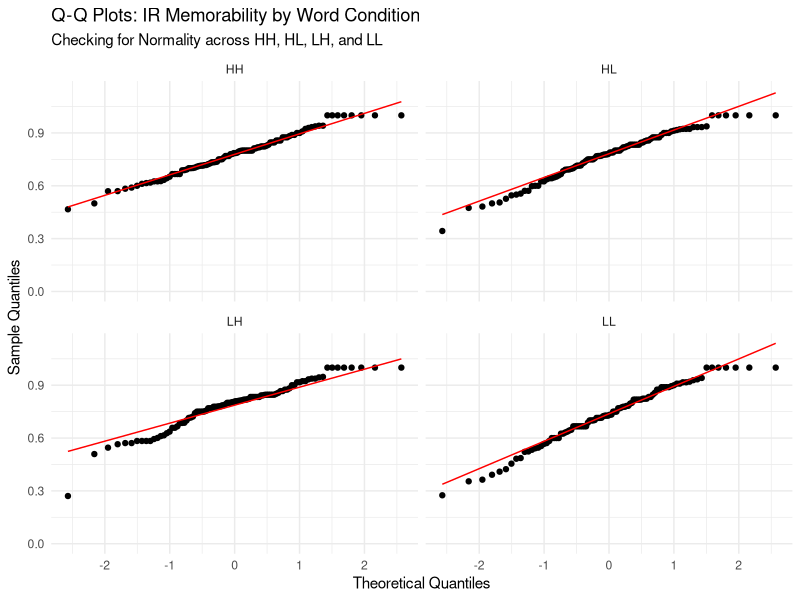
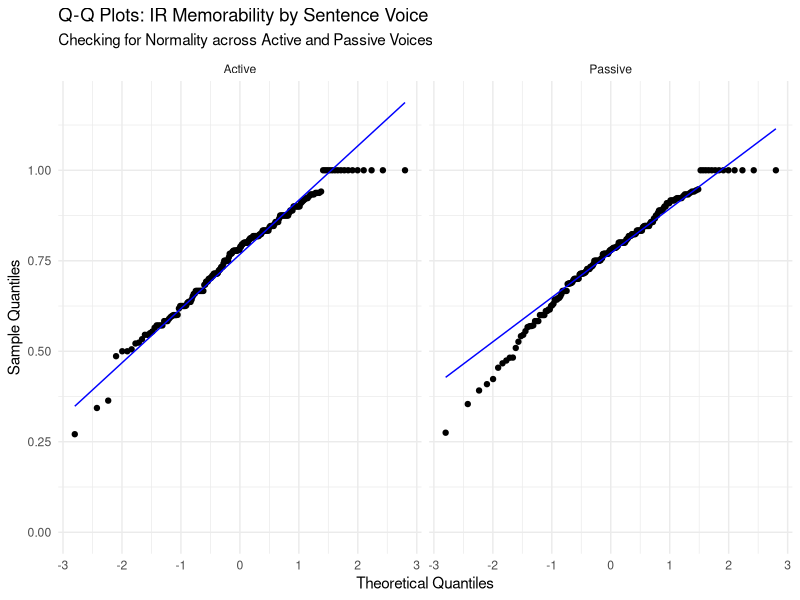
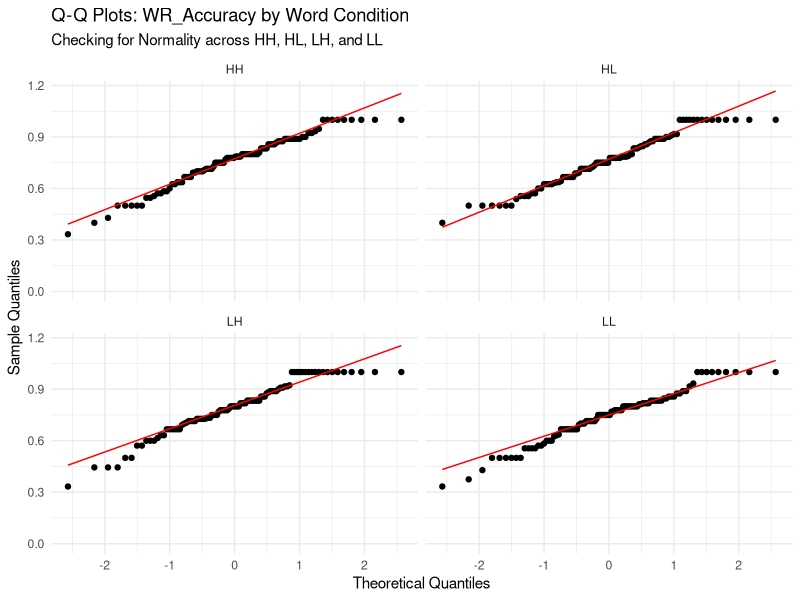
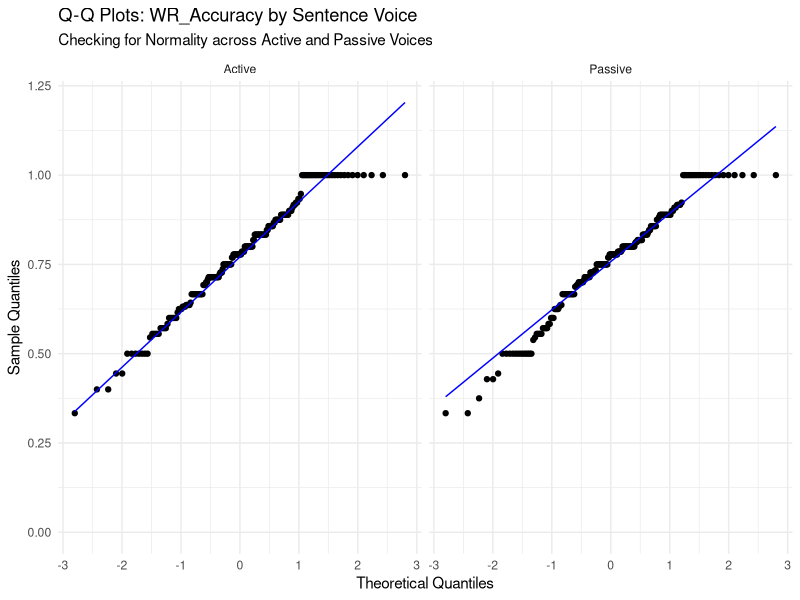
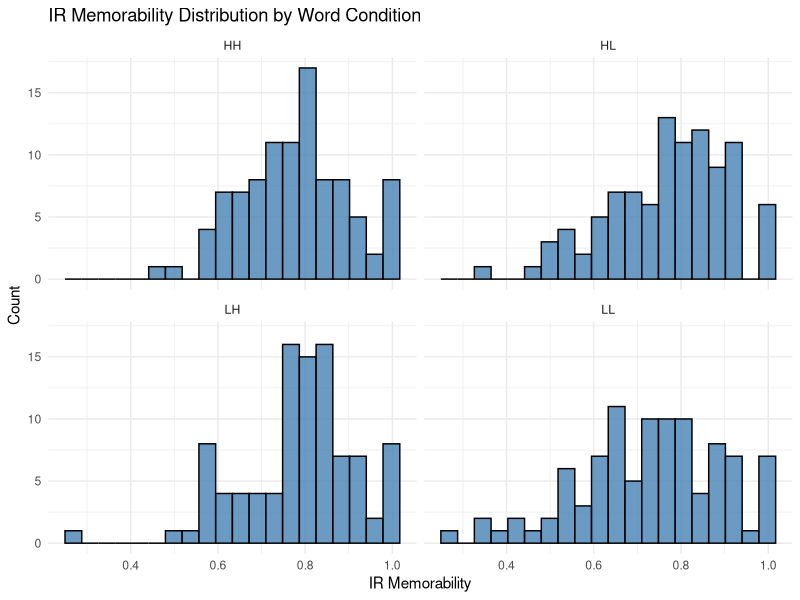
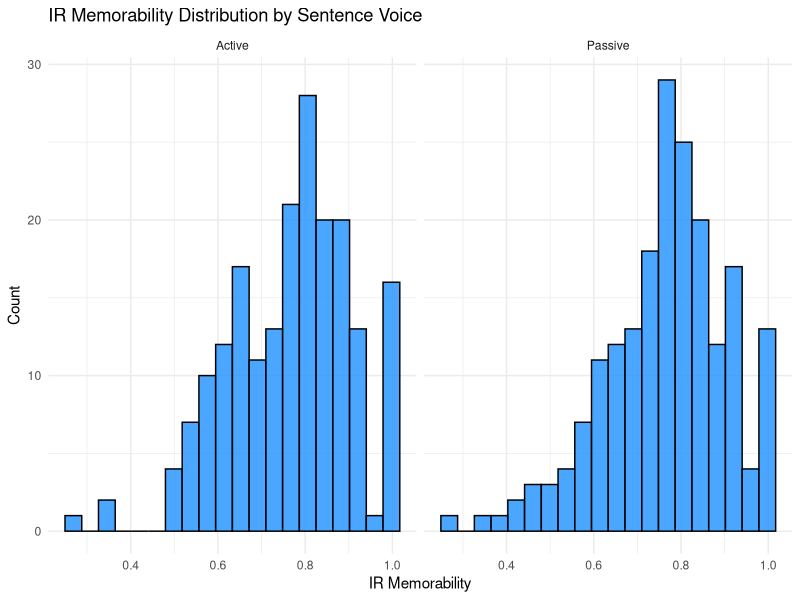
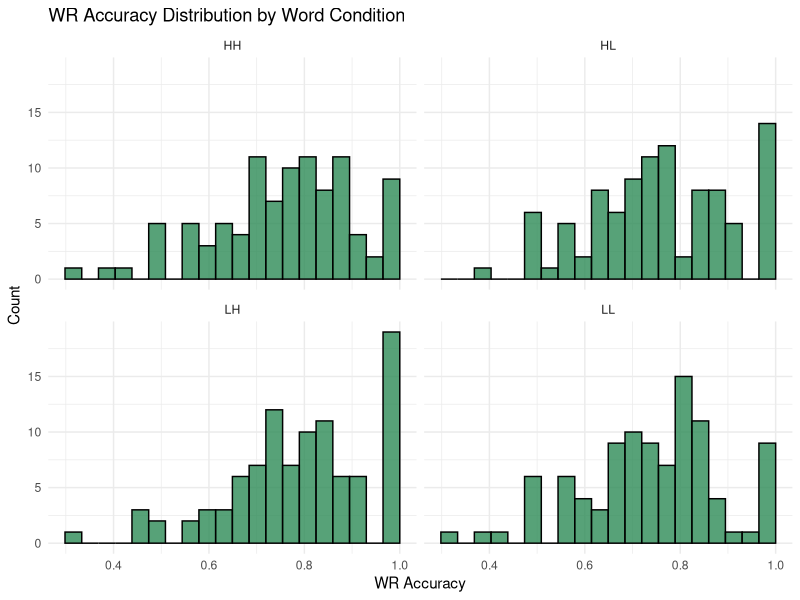
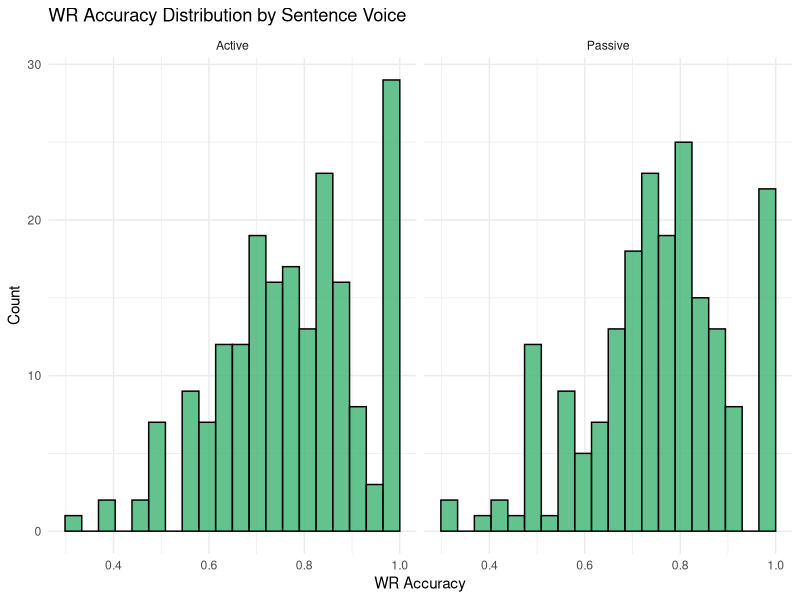

Write the R code that produced these figures, in order.
## ---- chunk 1
library(tidyverse)
library(stringr)
## ---- chunk 2
raw_dataset <- read_csv(
  "sentence_memorability_data.csv",
  na = c("", "NA", "N/A"),
  show_col_types = FALSE
)

aggregated_matrix <- raw_dataset %>%
  filter(isTarget == TRUE) %>%
  arrange(participant_ID, Stimulus, Timestamp) %>%
  mutate(
    # mapping conditions
    Word_Condition = case_when(
  str_detect(Stimulus, "^HH_")  ~ "HH",
  str_detect(Stimulus, "^HVL_") ~ "HL",
  str_detect(Stimulus, "^LVH_") ~ "LH",
  str_detect(Stimulus, "^LVL_") ~ "LL"
),
    Word_Condition = factor(Word_Condition, levels = c("HH","HL","LH","LL")),

    Sentence_Voice = case_when(
      str_detect(Stimulus, "_A$") ~ "Active",
      str_detect(Stimulus, "_P$") ~ "Passive",
      TRUE ~ NA_character_
    ),
    Sentence_Voice = factor(Sentence_Voice, levels = c("Active", "Passive")),

    Accuracy.IR = suppressWarnings(as.numeric(Accuracy.IR)),
    Accuracy.WR = suppressWarnings(as.numeric(Accuracy.WR)),

    # store previous IR result
    prev_IR = lag(Accuracy.IR)
  ) %>%
  group_by(Stimulus, Word_Condition, Sentence_Voice) %>%
  summarise(

    # IR components
    Total_Repeats = sum(isRepeat == TRUE & Event == "Sentence shown", na.rm = TRUE),
    Total_Denom = sum(is.na(isRepeat) & Event == "Sentence shown"),
    Hits = sum(Event == "IR pressed" & isRepeat == TRUE & Accuracy.IR == 1, na.rm = TRUE),
    False_Alarms = sum(Event == "IR pressed" & is.na(isRepeat), na.rm = TRUE),

    # IR metrics
    Hit_Rate = if_else(Total_Repeats > 0, Hits / Total_Repeats, 0),
    False_Alarm_Rate = if_else(Total_Denom > 0, False_Alarms / Total_Denom, 0),
    IR_Memorability = Hit_Rate - False_Alarm_Rate,

    # WR components (after correct IR)
    WR_correct = sum(Event == "WR pressed" & Accuracy.WR == 1 & prev_IR == 1, na.rm = TRUE),
    WR_total   = sum(Event == "WR pressed" & prev_IR == 1, na.rm = TRUE),

    # WR metric
    WR_Accuracy = if_else(WR_total > 0, WR_correct / WR_total, 0),

    .groups = "drop"
  ) %>%
  mutate(WR_Accuracy = replace_na(WR_Accuracy, 0))
## ---- chunk 3
# Testing for Normality
# QQ Plots
library(ggplot2)

ggplot(aggregated_matrix, aes(sample = IR_Memorability)) +
  stat_qq() + 
  stat_qq_line(color = "red") +
  facet_wrap(~ Word_Condition, ncol = 2) + # This creates the 4-plot grid
  scale_y_continuous(limits = c(0, NA)) +
  labs(title = "Q-Q Plots: IR Memorability by Word Condition",
       subtitle = "Checking for Normality across HH, HL, LH, and LL",
       x = "Theoretical Quantiles",
       y = "Sample Quantiles") +
  theme_minimal()

ggplot(aggregated_matrix, aes(sample = IR_Memorability)) +
  stat_qq() + 
  stat_qq_line(color = "blue") + # Using blue to distinguish from the Word Condition plots
  facet_wrap(~ Sentence_Voice, ncol = 2) + 
  scale_y_continuous(limits = c(0, NA)) +
  labs(title = "Q-Q Plots: IR Memorability by Sentence Voice",
       subtitle = "Checking for Normality across Active and Passive Voices",
       x = "Theoretical Quantiles",
       y = "Sample Quantiles") +
  theme_minimal()

ggplot(aggregated_matrix, aes(sample = WR_Accuracy)) +
  stat_qq() + 
  stat_qq_line(color = "red") +
  facet_wrap(~ Word_Condition, ncol = 2) + # This creates the 4-plot grid
  scale_y_continuous(limits = c(0, NA)) +
  labs(title = "Q-Q Plots: WR_Accuracy by Word Condition",
       subtitle = "Checking for Normality across HH, HL, LH, and LL",
       x = "Theoretical Quantiles",
       y = "Sample Quantiles") +
  theme_minimal()

ggplot(aggregated_matrix, aes(sample = WR_Accuracy)) +
  stat_qq() + 
  stat_qq_line(color = "blue") + # Using blue to distinguish from the Word Condition plots
  facet_wrap(~ Sentence_Voice, ncol = 2) + 
  scale_y_continuous(limits = c(0, NA)) +
  labs(title = "Q-Q Plots: WR_Accuracy by Sentence Voice",
       subtitle = "Checking for Normality across Active and Passive Voices",
       x = "Theoretical Quantiles",
       y = "Sample Quantiles") +
  theme_minimal()

# Anderson Darling
library(nortest)

aggregated_matrix %>%
  group_by(Word_Condition) %>%
  summarise(
    AD_Stat = ad.test(IR_Memorability)$statistic,
    p_value = ad.test(IR_Memorability)$p.value
  )

aggregated_matrix %>%
  group_by(Sentence_Voice) %>%
  summarise(
    AD_Stat = ad.test(IR_Memorability)$statistic,
    p_value = ad.test(IR_Memorability)$p.value
  )

aggregated_matrix %>%
  group_by(Word_Condition) %>%
  summarise(
    AD_Stat = ad.test(WR_Accuracy)$statistic,
    p_value = ad.test(WR_Accuracy)$p.value
  )

aggregated_matrix %>%
  group_by(Sentence_Voice) %>%
  summarise(
    AD_Stat = ad.test(WR_Accuracy)$statistic,
    p_value = ad.test(WR_Accuracy)$p.value
  )
## ---- chunk 4
# Graph 1: Histogram of IR Memorability Scores
ggplot(aggregated_matrix, aes(x = IR_Memorability)) +
  geom_histogram(bins = 20, fill = "steelblue", color = "black", alpha = 0.8) +
  facet_wrap(~ Word_Condition, ncol = 2) +
  labs(
    title = "IR Memorability Distribution by Word Condition",
    x = "IR Memorability",
    y = "Count"
  ) +
  scale_y_continuous(limits = c(0, NA)) +
  theme_minimal()

ggplot(aggregated_matrix, aes(x = IR_Memorability)) +
  geom_histogram(bins = 20, fill = "dodgerblue", color = "black", alpha = 0.8) +
  facet_wrap(~ Sentence_Voice, ncol = 2) +
  labs(
    title = "IR Memorability Distribution by Sentence Voice",
    x = "IR Memorability",
    y = "Count"
  ) +
  scale_y_continuous(limits = c(0, NA)) +
  theme_minimal()

# Graph 2: Histogram of WR Accuracy Scores
ggplot(aggregated_matrix, aes(x = WR_Accuracy)) +
  geom_histogram(bins = 20, fill = "seagreen", color = "black", alpha = 0.8) +
  facet_wrap(~ Word_Condition, ncol = 2) +
  labs(
    title = "WR Accuracy Distribution by Word Condition",
    x = "WR Accuracy",
    y = "Count"
  ) +
  scale_y_continuous(limits = c(0, NA)) +
  theme_minimal()

ggplot(aggregated_matrix, aes(x = WR_Accuracy)) +
  geom_histogram(bins = 20, fill = "mediumseagreen", color = "black", alpha = 0.8) +
  facet_wrap(~ Sentence_Voice, ncol = 2) +
  labs(
    title = "WR Accuracy Distribution by Sentence Voice",
    x = "WR Accuracy",
    y = "Count"
  ) +
  scale_y_continuous(limits = c(0, NA)) +
  theme_minimal()

## ---- chunk 5
# Graph 3 (H1a): Violin & Boxplot for IR by Word Condition
ggplot(aggregated_matrix, aes(x = Word_Condition, y = IR_Memorability, fill = Word_Condition)) +
  geom_violin(trim = FALSE, alpha = 0.5) +
  geom_boxplot(width = 0.2, outlier.shape = NA, alpha = 0.8) +
  scale_y_continuous(limits = c(0, NA)) +
  labs(title = "H1a: IR Memorability by Word Condition", x = "Condition", y = "IR Memorability") +
  theme_minimal() + theme(legend.position = "none")

# Graph 4 (H1b): Violin & Boxplot for WR by Word Condition
ggplot(aggregated_matrix, aes(x = Word_Condition, y = WR_Accuracy, fill = Word_Condition)) +
  geom_violin(trim = FALSE, alpha = 0.5) +
  geom_boxplot(width = 0.2, outlier.shape = NA, alpha = 0.8) +
  scale_y_continuous(limits = c(0, NA)) +
  labs(title = "H1b: WR Accuracy by Word Condition", x = "Condition", y = "WR Accuracy") +
  theme_minimal() + theme(legend.position = "none")
## ---- chunk 6
# Graph 5 (H2a): Violin & Boxplot for IR by Voice
ggplot(aggregated_matrix %>% drop_na(Sentence_Voice), aes(x = Sentence_Voice, y = IR_Memorability, fill = Sentence_Voice)) +
  geom_violin(trim = FALSE, alpha = 0.5) +
  geom_boxplot(width = 0.2, outlier.shape = NA, alpha = 0.8) +
  scale_y_continuous(limits = c(0, NA)) +
  labs(title = "H2a: IR Memorability by Sentence Voice", x = "Voice", y = "IR Memorability") +
  theme_minimal() + theme(legend.position = "none")

# Graph 6 (H2b): Violin & Boxplot for WR by Voice
ggplot(aggregated_matrix %>% drop_na(Sentence_Voice), aes(x = Sentence_Voice, y = WR_Accuracy, fill = Sentence_Voice)) +
  geom_violin(trim = FALSE, alpha = 0.5) +
  geom_boxplot(width = 0.2, outlier.shape = NA, alpha = 0.8) +
  scale_y_continuous(limits = c(0, NA)) +
  labs(title = "H2b: WR Accuracy by Sentence Voice", x = "Voice", y = "WR Accuracy") +
  theme_minimal() + theme(legend.position = "none")
## ---- chunk 7
interaction_data <- aggregated_matrix %>%
  drop_na(Word_Condition, Sentence_Voice) %>%
  group_by(Word_Condition, Sentence_Voice) %>%
  summarise(
    Mean_IR = mean(IR_Memorability, na.rm = TRUE),
    Mean_WR = mean(WR_Accuracy, na.rm = TRUE),
    .groups = 'drop'
  )

# Graph 7 (H3a): Interaction Plot for IR
ggplot(interaction_data, aes(x = Word_Condition, y = Mean_IR, color = Sentence_Voice, group = Sentence_Voice)) +
  geom_line(linewidth = 1) + geom_point(size = 3) +
  scale_y_continuous(limits = c(0, NA)) +
  labs(title = "H3a: Interaction of Word Condition and Voice (IR)", x = "Word Condition", y = "Mean IR Memorability", color = "Voice") +
  theme_minimal()

# Graph 8 (H3b): Interaction Plot for WR 
ggplot(interaction_data, aes(x = Word_Condition, y = Mean_WR, color = Sentence_Voice, group = Sentence_Voice)) +
  geom_line(linewidth = 1) + geom_point(size = 3) +
  scale_y_continuous(limits = c(0, NA)) +
  labs(title = "H3b: Interaction of Word Condition and Voice (WR)", x = "Word Condition", y = "Mean WR Accuracy", color = "Voice") +
  theme_minimal()
## ---- chunk 8
aggregated_scaled <- aggregated_matrix %>%
  mutate(
    IR_scaled = as.numeric(scale(IR_Memorability)),
    WR_scaled = as.numeric(scale(WR_Accuracy))
  )

# Calculate average scaled IR and WR scores and their standard errors for each word condition
effect_data <- aggregated_scaled %>%
  drop_na(Word_Condition, Sentence_Voice) %>%
  group_by(Word_Condition) %>%
  summarise(
    IR_mean = mean(IR_scaled, na.rm=TRUE),
    IR_se = sd(IR_scaled, na.rm=TRUE)/sqrt(n()),
    WR_mean = mean(WR_scaled, na.rm=TRUE),
    WR_se = sd(WR_scaled, na.rm=TRUE)/sqrt(n()),
    .groups="drop"
  )

# Graph 9 (H4): Word Memorability effects on IR vs WR
effect_data_long <- effect_data %>%
  pivot_longer(cols = c(IR_mean, WR_mean), names_to = "Metric", values_to = "Mean") %>%
  mutate(SE = ifelse(Metric == "IR_mean", IR_se, WR_se))

ggplot(effect_data_long, aes(x = Word_Condition, y = Mean, fill = Metric)) +
  geom_bar(stat = "identity", position = position_dodge()) +
  geom_errorbar(aes(ymin = Mean - SE, ymax = Mean + SE), width = 0.2, position = position_dodge(0.9)) +
  labs(title = "H4: Word Memorability Effect Magnitude (IR vs WR)", x = "Word Condition", y = "Score Magnitude") +
  scale_fill_manual(values = c("steelblue", "seagreen"), labels = c("IR Memorability", "WR Accuracy")) +
  theme_minimal()

# Graph 10 (H5): Sentence Voice effects on IR vs WR
voice_effect <- aggregated_scaled %>%
  drop_na(Sentence_Voice) %>%
  group_by(Sentence_Voice) %>%
  summarise(
    IR_mean = mean(IR_scaled, na.rm=TRUE),
    IR_se = sd(IR_scaled, na.rm=TRUE)/sqrt(n()),
    WR_mean = mean(WR_scaled, na.rm=TRUE),
    WR_se = sd(WR_scaled, na.rm=TRUE)/sqrt(n()),
    .groups="drop"
  ) %>%
  pivot_longer(cols = c(IR_mean, WR_mean), names_to = "Metric", values_to = "Mean") %>%
  mutate(SE = ifelse(Metric == "IR_mean", IR_se, WR_se))

ggplot(voice_effect, aes(x = Sentence_Voice, y = Mean, fill = Metric)) +
  geom_bar(stat = "identity", position = position_dodge()) +
  geom_errorbar(aes(ymin = Mean - SE, ymax = Mean + SE), width = 0.2, position = position_dodge(0.9)) +
  labs(title = "H5: Sentence Voice Effect Magnitude (IR vs WR)", x = "Sentence Voice", y = "Score Magnitude") +
  scale_fill_manual(values = c("steelblue", "seagreen"), labels = c("IR Memorability", "WR Accuracy")) +
  theme_minimal()
## ---- chunk 9
# Descriptive stats by Word Condition
desc_word <- aggregated_matrix %>%
  drop_na(Word_Condition) %>%
  group_by(Word_Condition) %>%
  summarise(
    IR_mean = mean(IR_Memorability, na.rm = TRUE),
    IR_sd = sd(IR_Memorability, na.rm = TRUE),
    IR_median = median(IR_Memorability, na.rm = TRUE),

    WR_mean = mean(WR_Accuracy, na.rm = TRUE),
    WR_sd = sd(WR_Accuracy, na.rm = TRUE),
    WR_median = median(WR_Accuracy, na.rm = TRUE),

    n = n(),
    .groups = "drop"
  )

print(desc_word)
## ---- chunk 10
# Descriptive stats by Sentence Voice
desc_voice <- aggregated_matrix %>%
  drop_na(Sentence_Voice) %>%
  group_by(Sentence_Voice) %>%
  summarise(
    IR_mean = mean(IR_Memorability, na.rm = TRUE),
    IR_sd = sd(IR_Memorability, na.rm = TRUE),
    IR_median = median(IR_Memorability, na.rm = TRUE),

    WR_mean = mean(WR_Accuracy, na.rm = TRUE),
    WR_sd = sd(WR_Accuracy, na.rm = TRUE),
    WR_median = median(WR_Accuracy, na.rm = TRUE),

    n = n(),
    .groups = "drop"
  )

print(desc_voice)
## ---- chunk 11
kruskal_ir_word <- kruskal.test(IR_Memorability ~ Word_Condition, data = aggregated_matrix)
print(kruskal_ir_word)
## ---- chunk 12
kruskal_wr_word <- kruskal.test(WR_Accuracy ~ Word_Condition, data = aggregated_matrix)
print(kruskal_wr_word)
## ---- chunk 13
mw_ir_voice <- wilcox.test(
  IR_Memorability ~ Sentence_Voice,
  data = aggregated_matrix,
  exact = FALSE
)

print(mw_ir_voice)
## ---- chunk 14
mw_wr_voice <- wilcox.test(
  WR_Accuracy ~ Sentence_Voice,
  data = aggregated_matrix,
  exact = FALSE
)

print(mw_wr_voice)
## ---- chunk 15
# Create categorical correctness variables
processed_trials <- raw_dataset %>%
  filter(isTarget == TRUE) %>%
  arrange(participant_ID, Stimulus, Timestamp) %>%
  group_by(participant_ID, Stimulus) %>%
  mutate(
    Word_Condition = case_when(
      str_detect(Stimulus, "^HH_")  ~ "HH",
      str_detect(Stimulus, "^HVL_") ~ "HL",
      str_detect(Stimulus, "^LVH_") ~ "LH",
      str_detect(Stimulus, "^LVL_") ~ "LL"
    ),
    Word_Condition = factor(Word_Condition, levels = c("HH", "HL", "LH", "LL")),

    Sentence_Voice = case_when(
      str_detect(Stimulus, "_A$") ~ "Active",
      str_detect(Stimulus, "_P$") ~ "Passive",
      TRUE ~ NA_character_
    ),
    Sentence_Voice = factor(Sentence_Voice, levels = c("Active", "Passive")),

    Accuracy.IR = suppressWarnings(as.numeric(Accuracy.IR)),
    Accuracy.WR = suppressWarnings(as.numeric(Accuracy.WR)),
    prev_IR = lag(Accuracy.IR)
  ) %>%
  ungroup()

ir_data <- processed_trials %>%
  filter(Event == "IR pressed") %>%
  mutate(
    IR_Result = case_when(
      isRepeat == TRUE & Accuracy.IR == 1 ~ "Correct",
      is.na(isRepeat) ~ "Incorrect",
      TRUE ~ NA_character_
    )
  ) %>%
  filter(!is.na(IR_Result))

wr_data <- processed_trials %>%
  filter(Event == "WR pressed", prev_IR == 1) %>%
  mutate(
    WR_Result = case_when(
      Accuracy.WR == 1 ~ "Correct",
      Accuracy.WR == 0 ~ "Incorrect",
      TRUE ~ NA_character_
    )
  ) %>%
  filter(!is.na(WR_Result))



ir_word_table <- table(ir_data$Word_Condition, ir_data$IR_Result)
fisher_ir_word <- fisher.test(ir_word_table)
print(fisher_ir_word)

wr_word_table <- table(wr_data$Word_Condition, wr_data$WR_Result)
fisher_wr_word <- fisher.test(wr_word_table)
print(fisher_wr_word)

ir_voice_table <- table(ir_data$Sentence_Voice, ir_data$IR_Result)
fisher_ir_voice <- fisher.test(ir_voice_table)
print(fisher_ir_voice)

wr_voice_table <- table(wr_data$Sentence_Voice, wr_data$WR_Result)
fisher_wr_voice <- fisher.test(wr_voice_table)
print(fisher_wr_voice)
## ---- chunk 16
# Create categorical correctness variables

ir_word_table <- table(ir_data$Word_Condition, ir_data$IR_Result)
chisq_ir_word <- chisq.test(ir_word_table)
print(chisq_ir_word)

wr_word_table <- table(wr_data$Word_Condition, wr_data$WR_Result)
chisq_wr_word <- chisq.test(wr_word_table)
print(chisq_wr_word)

ir_voice_table <- table(ir_data$Sentence_Voice, ir_data$IR_Result)
chisq_ir_voice <- chisq.test(ir_voice_table)
print(chisq_ir_voice)

wr_voice_table <- table(wr_data$Sentence_Voice, wr_data$WR_Result)
chisq_wr_voice <- chisq.test(wr_voice_table)
print(chisq_wr_voice)
## ---- chunk 17
# library(tidyverse)
# library(ggcorrplot)
# 
# library(dplyr)
# library(ggcorrplot)
# 
# #  The complete numeric correlation data
# cor_data <- aggregated_matrix %>%
#   select(
#     IR_Memorability,
#     WR_Accuracy,
#     Hit_Rate,
#     False_Alarm_Rate,
#     Hits,
#     False_Alarms,
#     Total_Repeats,
#     Total_Denom,
#     WR_correct,
#     WR_total
#   )
# 
# # Variable order
# var_order <- c(
#   "IR_Memorability",
#   "Hit_Rate",
#   "False_Alarm_Rate",
#   "Hits",
#   "False_Alarms",
#   "Total_Repeats",
#   "Total_Denom",
#   "WR_Accuracy",
#   "WR_correct",
#   "WR_total"
# )
# 
# # Compute Spearman correlation matrix
# cor_matrix <- cor(cor_data, method = "spearman", use = "complete.obs")
# 
# # Reorder matrix
# cor_matrix <- cor_matrix[var_order, var_order]
# 
# # Reorder correlation matrix and visualize pairwise relationships between variables using a Spearman correlation heatmap
# cor_matrix_plot <- cor_matrix[rev(rownames(cor_matrix)), ]
# 
# ggcorrplot(
#   cor_matrix_plot,
#   method = "square",
#   type = "lower",
#   lab = TRUE,
#   lab_size = 3,
#   hc.order = FALSE,
#   colors = c("#d73027", "white", "#1a9850"),
#   title = "Spearman Correlation Matrix: All Variables",
#   ggtheme = theme_minimal()
# )
## ---- chunk 18
ir_wr_counts <- raw_dataset %>%
  arrange(participant_ID, Stimulus, Timestamp) %>%
  group_by(participant_ID) %>%  
  mutate(
    Accuracy.IR = suppressWarnings(as.numeric(Accuracy.IR)),
    Accuracy.WR = suppressWarnings(as.numeric(Accuracy.WR)),
    prev_IR = lag(Accuracy.IR)
  ) %>%
  ungroup() %>%
  summarise(
    IR_Total = sum(Event == "IR pressed", na.rm = TRUE),
    IR_Correct = sum(Event == "IR pressed" & Accuracy.IR == 1 & isRepeat==TRUE, na.rm = TRUE),
    IR_Incorrect = sum(Event == "IR pressed" & Accuracy.IR == 0, na.rm = TRUE),

    WR_Total = sum(Event == "WR pressed" & prev_IR == 1, na.rm = TRUE),
    WR_Correct = sum(Event == "WR pressed" & Accuracy.WR == 1 & prev_IR == 1, na.rm = TRUE),
    WR_Incorrect = sum(Event == "WR pressed" & Accuracy.WR == 0 & prev_IR == 1, na.rm = TRUE)
  )

print(ir_wr_counts)
